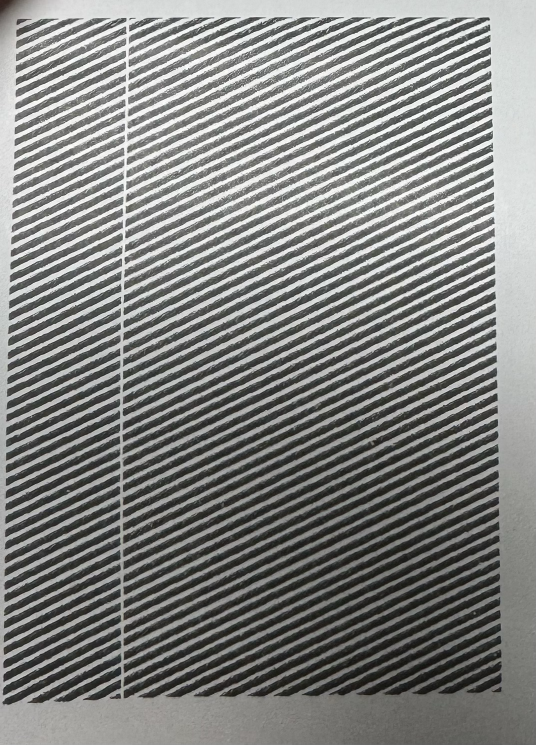
#> input picture python_script/assets/diagvert-30-photo.png, 1071 x 1489 px (shown at 1/2 size); its folder holds 8 pictures in this run; the run also reads 1 picture not shown here
$ python printerJamDetection.py assets/1ptboth.jpg
#> lines starting #> are read from the running program, lines starting #| are printed output that depends on the picture; after the words box and inside, x2 and y2 are one past the last pixel; in counts of white or black regions, pixels touching at a corner belong together
import math
import os
import numpy as np
import cv2 as cv
def show_wait_destroy(winname, img): #display image
    cv.imshow(winname, img)
    cv.waitKey(0)
    cv.destroyWindow(winname)

def read_img(img):
#> called with img = 'diagvert-30-photo.png'
    directory_path = os.path.dirname(__file__)
    file_path = os.path.join(directory_path, "assets/" + img) #img path
    src = cv.imread(file_path, cv.IMREAD_COLOR)
#> src is the input picture: shape (1489, 1071, 3); mean B, G, R 127.1, 129.1, 128.2

    h, w = src.shape[:2]
#> h = 1489; w = 1071
    new_w = 500
    new_h = int(new_w * w / h)
#> new_h = 359
    return cv.resize(src, (new_h, new_w)) #resize image to 500 px wide

def preprocess(src):
    norm = np.zeros((src.shape[0], src.shape[1]))
    img = cv.normalize(src, norm, 0, 255, cv.NORM_MINMAX)
    denoised = cv.fastNlMeansDenoisingColored(img, None, 10, 10, 7, 15)
    buf = cv.addWeighted(denoised, 1.2, denoised, 0, 1.2)
    gray = cv.cvtColor(buf, cv.COLOR_BGR2GRAY)
    return ~gray
#> returned value: shape (500, 359)

def find_square(gray):
    edges = cv.Canny(gray, 200, 200)
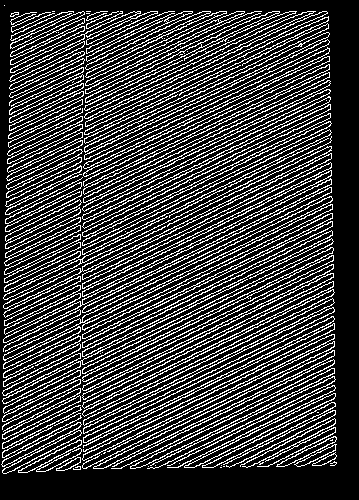
#> edges: shape (500, 359); 24.8% white in thin lines or dots, all inside (x1, y1, x2, y2) = (1, 5, 337, 474)
    cnts = cv.findContours(edges, cv.RETR_EXTERNAL, cv.CHAIN_APPROX_SIMPLE) #draw outline
#> cnts = 137 contours, 31 with area under 20; largest, box (x1, y1, x2, y2) and area: (3, 196, 333, 361) 3148, (82, 247, 334, 382) 2785, (82, 213, 333, 348) 2770, (3, 178, 332, 343) 1781, (82, 334, 335, 461) 1439
    cnts = cnts[0] if len(cnts) == 2 else cnts[1]
    blank = np.zeros(gray.shape, dtype=np.uint8)
    # [13 lines of commented-out code are left out]
    boxes = []
    for c in cnts:
        (x, y, w, h) = cv.boundingRect(c)
        boxes.append([x,y, x+w,y+h])
#> this loop made 137 passes
#> (x, y, w, h) on passes 3, 4, 5, 6, 7, 8, 9, 10, 11, 13, 14, 15: (148, 466, 1, 1), (73, 466, 8, 4), (221, 465, 1, 1), (155, 465, 1, 1), (179, 463, 1, 1), (330, 461, 7, 5), (56, 457, 25, 14), (101, 454, 1, 1), (312, 452, 25, 14), (294, 444, 43, 23), (18, 439, 64, 34), (276, 436, 61, 31)
#> (c, x, y, w, h) on passes 1, 2, 12: ([[220, 467], [221, 467]], 220, 467, 2, 1), ([[223, 466], [224, 466]], 223, 466, 2, 1), ([[104, 452], [103, 453], [104, 453], [105, 452]], 103, 452, 3, 2)
#> after the loop, boxes = 137 items, first 6: [220, 467, 222, 468], [223, 466, 225, 467], [148, 466, 149, 467], [73, 466, 81, 470], [221, 465, 222, 466], [155, 465, 156, 466]

    boxes = np.asarray(boxes)
#> boxes = 137 rows, first 6: [220, 467, 222, 468], [223, 466, 225, 467], [148, 466, 149, 467], [73, 466, 81, 470], [221, 465, 222, 466], [155, 465, 156, 466]
    left, top = np.min(boxes, axis=0)[:2]
#> left = 1; top = 5
    right, bottom = np.max(boxes, axis=0)[2:]
#> right = 337; bottom = 474

    cropped = cv.rectangle(blank, (left,top), (right,bottom), (255, 255, 255), cv.FILLED)
#> cropped: shape (500, 359); 88.2% white; 1 black region, box (x1, y1, x2, y2) and area: (0, 0, 359, 500) 21110
    # cropped = cv.drawContours(blank,[box],-1,(255,255,255),cv.FILLED)
    filtered = cv.bitwise_and(~gray, ~gray,mask = cropped)
    show_wait_destroy("cropped", filtered)
    return filtered

def find_horiz(filtered):
    bw = cv.adaptiveThreshold(filtered, 255, cv.ADAPTIVE_THRESH_MEAN_C, cv.THRESH_BINARY, 15, -2)
#> bw: shape (500, 359); 48.2% white; 136 white regions (10 under 20 px), largest, box (x1, y1, x2, y2) and area: (83, 342, 335, 469) 1295, (83, 282, 334, 408) 1278, (83, 298, 334, 425) 1277
    horizontal = np.copy(bw)
    cols = horizontal.shape[1]
#> cols = 359
    horizontal_size = cols // 20
#> horizontal_size = 17
    horizontalStructure = cv.getStructuringElement(cv.MORPH_RECT, (horizontal_size, 1))
    horizontal = cv.erode(horizontal, horizontalStructure)
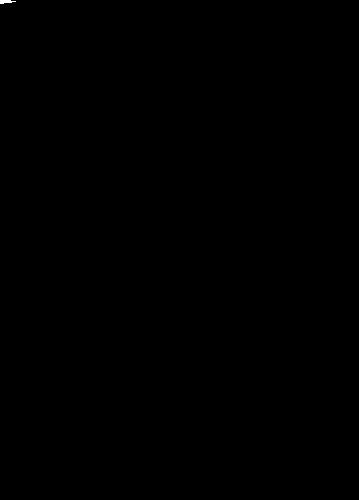
#> horizontal: shape (500, 359); 0.02% white; 1 white region, box (x1, y1, x2, y2) and area: (0, 0, 16, 4) 43
    horizontal = cv.dilate(horizontal, horizontalStructure)
#> horizontal: shape (500, 359); 0.04% white; 1 white region, box (x1, y1, x2, y2) and area: (0, 0, 24, 4) 75
    edges = cv.Canny(horizontal, 100, 150, apertureSize=3)
#> edges: shape (500, 359); 0.02% white in thin lines or dots, all inside (x1, y1, x2, y2) = (0, 0, 24, 4)
    lines = cv.HoughLines(edges, 2, np.pi/180, 130)
#> lines = None
    return lines

def find_vert(filtered):
    bw = cv.adaptiveThreshold(filtered, 255, cv.ADAPTIVE_THRESH_MEAN_C, cv.THRESH_BINARY, 15, -2)
#> bw: shape (500, 359); 39.6% white; 21 white regions (20 under 20 px), largest, box (x1, y1, x2, y2) and area: (1, 5, 338, 475) 70997
    # find vertical
    vertical = np.copy(bw)
    rows = vertical.shape[0]
#> rows = 500
    verticalsize = rows // 30
#> verticalsize = 16
    verticalStructure = cv.getStructuringElement(cv.MORPH_RECT, (1, verticalsize))
    vertical = cv.erode(vertical, verticalStructure)
#> vertical: shape (500, 359); 2.9% white; 3 white regions, box (x1, y1, x2, y2) and area: (329, 13, 338, 468) 2287, (1, 13, 11, 468) 2234, (81, 13, 87, 468) 691
    vertical = cv.dilate(vertical, verticalStructure)
#> vertical: shape (500, 359); 3.1% white; 3 white regions, box (x1, y1, x2, y2) and area: (329, 6, 338, 476) 2422, (1, 6, 11, 476) 2384, (81, 6, 87, 476) 796
    vertical = cv.bitwise_not(vertical)

    edges = cv.adaptiveThreshold(vertical, 255, cv.ADAPTIVE_THRESH_MEAN_C, cv.THRESH_BINARY, 15, -2)
#> edges: shape (500, 359); 9.8% white; 3 white regions, box (x1, y1, x2, y2) and area: (322, 0, 345, 482) 6845, (74, 0, 94, 482) 6818, (0, 0, 18, 481) 3957
    kernel = np.ones((2, 2), np.uint8)
    edges = cv.dilate(edges, kernel)
#> edges: shape (500, 359); 11.5% white; 3 white regions, box (x1, y1, x2, y2) and area: (322, 0, 346, 483) 7829, (74, 0, 95, 483) 7798, (0, 0, 19, 482) 4936
    smooth = np.copy(vertical)
    smooth = cv.blur(smooth, (2, 2))
    (rows, cols) = np.where(edges != 0)
    vertical[rows, cols] = smooth[rows, cols]

    edges = cv.Canny(vertical, 100, 150, apertureSize=3)
#> edges: shape (500, 359); 1.5% white in thin lines or dots, all inside (x1, y1, x2, y2) = (0, 6, 339, 477)
    lines = cv.HoughLines(edges, 1, np.pi/180, 130)
#> lines = [[338, 0], [1, 0], [-329, 3.12], [85, 0.0175], [10, 0.0175], [83, 0], [87, 0.0175], [81, 0], [13, 0.0349]]
    return lines

def getAxis(theta):
    if math.isclose(theta, 1.5, rel_tol=0.1):
        return 0
    if math.isclose(theta, 0, rel_tol=0.2):
        return 1

def draw_lines(lines, draw):
    if lines is None:
        return [0, 0]
    horiz = []
    vert = []

    for r_theta in lines:
        arr = np.array(r_theta[0], dtype=np.float64)
        r, theta = arr
        a = np.cos(theta)
        b = np.sin(theta)
        x0 = a*r
        y0 = b*r
        x1 = int(x0 + 1000*(-b))
        y1 = int(y0 + 1000*(a))
        x2 = int(x0 - 1000*(-b))
        y2 = int(y0 - 1000*(a))

        axis = getAxis(theta)
        if axis == 0: #horiz lines save y value
            drawLine = True
            for i in horiz:
                if math.isclose(y0, i[0], rel_tol = 0.6):
                    drawLine = False
                    break
            if drawLine:
                horiz.append([y0, x1, y1, x2, y2])
                # [5 lines of commented-out code are left out]
        if axis == 1: #vert lines save x value
            drawLine = True
            for i in vert:
                if math.isclose(x0, i[0], rel_tol = 0.1):
                    drawLine = False
                    break
            if drawLine:
                vert.append([x0, x1, y1, x2, y2])
                # [6 lines of commented-out code are left out]
    print(vert)
    vert.sort(key=lambda x: x[0])
    prevh = 0
    if len(vert) > 0:
        prevh = vert[0][0]
    new_vert = []
    for i in vert:
        if i[0] - prevh > 6:
            new_vert.append(i)

    # prevh = horiz[0][0]

    # vert = vert[1:-1]
    for i in horiz:
        cv.line(draw, (i[1], i[2]), (i[3], i[4]), (255, 200, 180), 2)
    for i in new_vert[:-1]:
        cv.line(draw, (i[1], i[2]), (i[3], i[4]), (255, 105, 180), 2)
    return [len(horiz), len(vert)]

def find_lines(src):
    draw = np.copy(src)
    gray = preprocess(draw)

    buf = find_square(gray)

    hlines = find_horiz(gray)
    vlines = find_vert(buf)
#> vlines has the same summary as lines in find_vert
    h = draw_lines(hlines, draw)
#> h = [0, 0]
    v = draw_lines(vlines, draw)
#> the loop in draw_lines (call 2), `for r_theta in lines:` made 9 passes
#> (r, theta, a, b, x0, y0, x1, y1) on passes 1 to 9: (338, 0, 1, 0, 338, 0, 338, 1000), (1, 0, 1, 0, 1, 0, 1, 1000), (-329, 3.12, -1, 0.0175, 328.9, -5.74, 311, -1005), (85, 0.0175, 1, 0.0175, 84.99, 1.48, 67, 1001), (10, 0.0175, 1, 0.0175, 10, 0.175, -7, 1000), (83, 0, 1, 0, 83, 0, 83, 1000), (87, 0.0175, 1, 0.0175, 86.99, 1.52, 69, 1001), (81, 0, 1, 0, 81, 0, 81, 1000), (13, 0.0349, 0.999, 0.0349, 12.99, 0.454, -21, 999)
#> after the loop in draw_lines (call 2), `for r_theta in lines:`: horiz = []; vert = [[338, 338, 1000, 338, -1000], [1, 1, 1000, 1, -1000], [83, 83, 1000, 83, -1000]]
#| [[338.0, 338, 1000, 338, -1000], [1.0, 1, 1000, 1, -1000], [83.0, 83, 1000, 83, -1000]]
#> in draw_lines (call 2), `prevh = vert[0][0]`: prevh = 1
#> the loop in draw_lines (call 2), `for i in vert:` made 3 passes
#> after the loop in draw_lines (call 2), `for i in vert:`: new_vert = [[83, 83, 1000, 83, -1000], [338, 338, 1000, 338, -1000]]
#> the loop in draw_lines (call 2), `for i in new_vert[:-1]:` made 1 pass
#> after the loop in draw_lines (call 2), `for i in new_vert[:-1]:`:
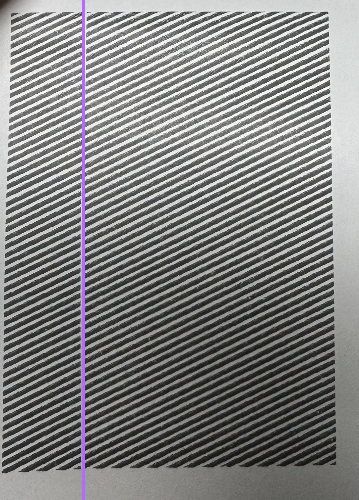
#> draw: shape (500, 359, 3); mean of channels 0, 1, 2 127.8, 128.5, 128.3; drawn as B, G, R
#> v = [0, 3]

    if h[0] + v[0] > 0:
        print("horizontal error detected")
    if h[1] + v[1] > 2:
        print("vertical error detected")
    return draw

def main(argv):
    #read file
    src = read_img(argv[0])

    final = find_lines(src)
    show_wait_destroy(argv[0] + ": detected lines", final)
    return 0
# if __name__ == "__main__":
#     main(sys.argv[1:])

main(["diagvert-30-photo.png"])
main(["diag30-both.png"])
#> call 2 of read_img, with img = 'diag30-both.png'
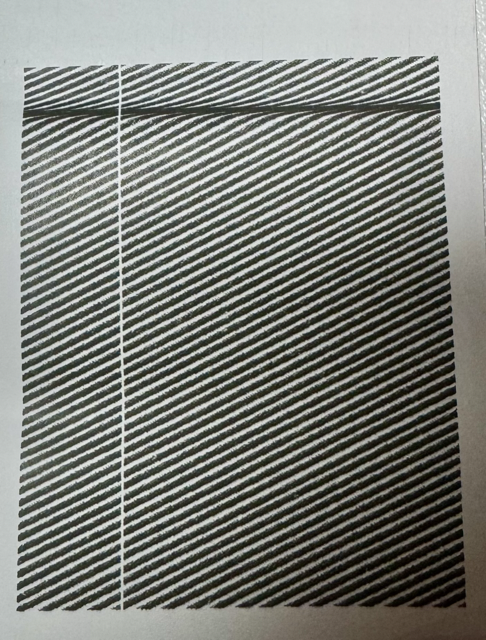
#> input picture python_script/assets/diag30-both.png, 486 x 640 px
#> in read_img, src is the input picture: shape (640, 486, 3); mean B, G, R 118.8, 124.7, 122.6
#> in find_square (call 2), `edges = cv.Canny(gray, 200, 200)`: edges: shape (500, 379); 24.8% white in thin lines or dots, all inside (x1, y1, x2, y2) = (12, 43, 364, 478)
#> in find_square (call 2), `cnts = cv.findContours(edges, cv.RETR_EXTERNAL, cv.CHAIN_APPROX_SIMPLE)`: cnts = 128 contours, 28 with area under 20; largest, box (x1, y1, x2, y2) and area: (16, 56, 93, 125) 1993, (96, 337, 358, 477) 1700, (96, 330, 358, 467) 1686, (96, 319, 357, 457) 1674, (96, 311, 357, 448) 1664
#> the loop in find_square (call 2), `for c in cnts:` made 128 passes
#> (x, y, w, h) on passes 1 to 12: (87, 472, 8, 5), (357, 470, 7, 5), (337, 462, 27, 13), (69, 462, 26, 15), (338, 460, 24, 13), (49, 453, 46, 25), (318, 451, 45, 24), (30, 443, 65, 35), (301, 442, 62, 33), (13, 433, 82, 45), (280, 431, 83, 44), (12, 425, 83, 46)
#> in find_square (call 2), `boxes = np.asarray(boxes)`: boxes = 128 rows, first 6: [87, 472, 95, 477], [357, 470, 364, 475], [337, 462, 364, 475], [69, 462, 95, 477], [338, 460, 362, 473], [49, 453, 95, 478]
#> in find_square (call 2), `cropped = cv.rectangle(blank, (left,top), (right,bottom), (255, 255, 2..`: cropped: shape (500, 379); 81.2% white; 1 black region, box (x1, y1, x2, y2) and area: (0, 0, 379, 500) 35592
#> in find_horiz (call 2), `bw = cv.adaptiveThreshold(filtered, 255, cv.ADAPTIVE_THRESH_MEAN_C, cv..`: bw: shape (500, 379); 43.2% white; 120 white regions (20 under 20 px), largest, box (x1, y1, x2, y2) and area: (94, 43, 344, 215) 13690, (16, 57, 93, 125) 1691, (96, 338, 358, 477) 1435
#> in find_horiz (call 2), `horizontal = cv.erode(horizontal, horizontalStructure)`: horizontal: shape (500, 379); 0.64% white; 2 white regions, box (x1, y1, x2, y2) and area: (103, 81, 335, 89) 938, (27, 85, 84, 91) 268
#> in find_horiz (call 2), `horizontal = cv.dilate(horizontal, horizontalStructure)`: horizontal: shape (500, 379); 0.81% white; 2 white regions, box (x1, y1, x2, y2) and area: (95, 81, 344, 89) 1159, (19, 85, 93, 91) 370
#> in find_horiz (call 2), `edges = cv.Canny(horizontal, 100, 150, apertureSize=3)`: edges: shape (500, 379); 0.35% white in thin lines or dots, all inside (x1, y1, x2, y2) = (18, 80, 344, 91)
#> in find_vert (call 2), `bw = cv.adaptiveThreshold(filtered, 255, cv.ADAPTIVE_THRESH_MEAN_C, cv..`: bw: shape (500, 379); 37% white; 4 white regions (3 under 20 px), largest, box (x1, y1, x2, y2) and area: (12, 43, 365, 479) 70070
#> in find_vert (call 2), `vertical = cv.erode(vertical, verticalStructure)`: vertical: shape (500, 379); 3.4% white; 3 white regions, box (x1, y1, x2, y2) and area: (343, 51, 365, 472) 3944, (12, 51, 19, 472) 1771, (92, 51, 97, 472) 756
#> in find_vert (call 2), `vertical = cv.dilate(vertical, verticalStructure)`: vertical: shape (500, 379); 3.7% white; 3 white regions, box (x1, y1, x2, y2) and area: (343, 44, 365, 480) 4274, (12, 44, 19, 480) 1906, (92, 44, 97, 480) 876
#> in find_vert (call 2), `edges = cv.adaptiveThreshold(vertical, 255, cv.ADAPTIVE_THRESH_MEAN_C,..`: edges: shape (500, 379); 10.6% white; 3 white regions, box (x1, y1, x2, y2) and area: (336, 37, 372, 486) 7394, (5, 37, 26, 485) 6368, (85, 39, 104, 486) 6339
#> in find_vert (call 2), `edges = cv.dilate(edges, kernel)`: edges: shape (500, 379); 12.2% white; 3 white regions, box (x1, y1, x2, y2) and area: (336, 37, 373, 487) 8501, (5, 37, 27, 486) 7284, (85, 39, 105, 487) 7251
#> in find_vert (call 2), `edges = cv.Canny(vertical, 100, 150, apertureSize=3)`:
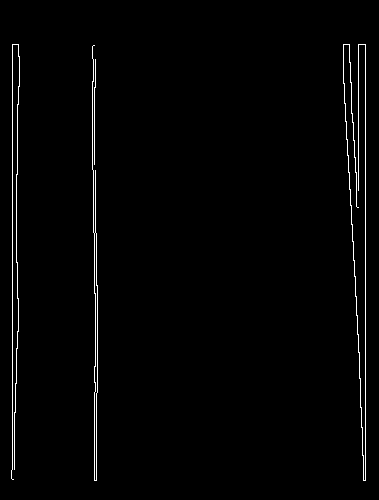
#> edges: shape (500, 379); 1.6% white in thin lines or dots, all inside (x1, y1, x2, y2) = (11, 44, 366, 481)
#> in find_vert (call 2), `lines = cv.HoughLines(edges, 1, np.pi/180, 130)`: lines = [[365, 0], [12, 0], [-339, 3.09], [94, 0], [-89, 3.12], [20, 0.0175], [358, 0], [-92, 3.12], [22, 0.0175], [-346, 3.11]]
#> the loop in draw_lines (call 4), `for r_theta in lines:` made 10 passes
#> (r, theta, a, b) on pass 1: (365, 0, 1, 0)
#| [[365.0, 365, 1000, 365, -1000], [12.0, 12, 1000, 12, -1000], [94.0, 94, 1000, 94, -1000]]
#> the loop in draw_lines (call 4), `for i in vert:` made 3 passes
#> i on passes 1 to 3: [12, 12, 1000, 12, -1000], [94, 94, 1000, 94, -1000], [365, 365, 1000, 365, -1000]
#> the loop in draw_lines (call 4), `for i in new_vert[:-1]:` made 1 pass
#> after the loop in draw_lines (call 4), `for i in new_vert[:-1]:`:
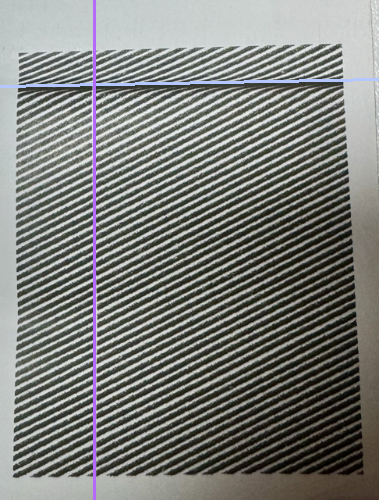
#> draw: shape (500, 379, 3); mean of channels 0, 1, 2 120.1, 124.5, 122.9; drawn as B, G, R
main(["diaglines-multiplevert-photo.png"])
#> call 3 of read_img, with img = 'diaglines-multiplevert-photo.png'
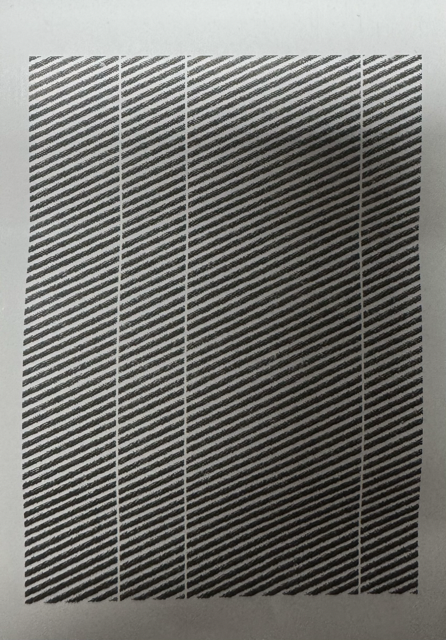
#> input picture python_script/assets/diaglines-multiplevert-photo.png, 446 x 640 px
#| [[331.0, 331, 1000, 331, -1000], [17.0, 17, 1000, 17, -1000], [93.0, 93, 1000, 93, -1000], [144.0, 144, 1000, 144, -1000], [282.0, 282, 1000, 282, -1000], [23.0, 23, 1000, 23, -1000]]
main(["diaglines-both.png"])
